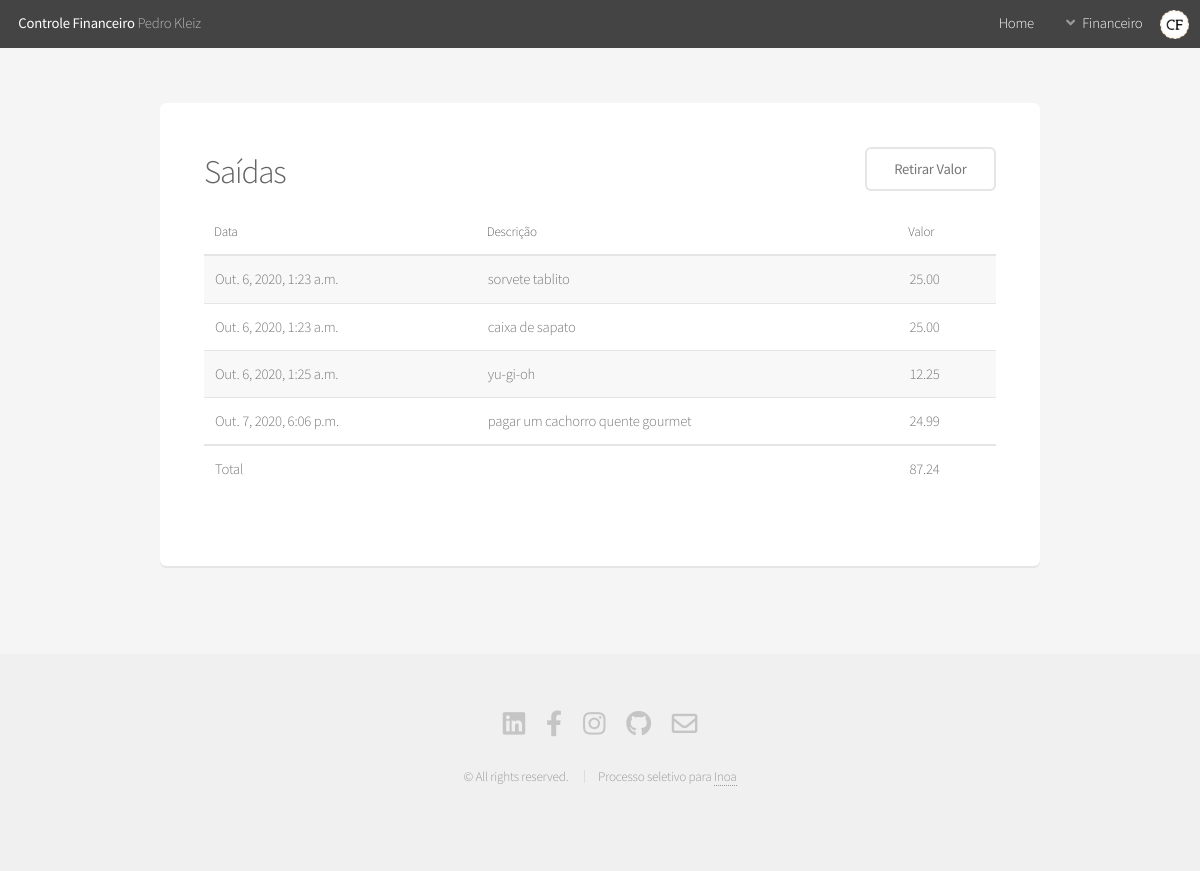
Before: /withdrawal/ with the older database file.
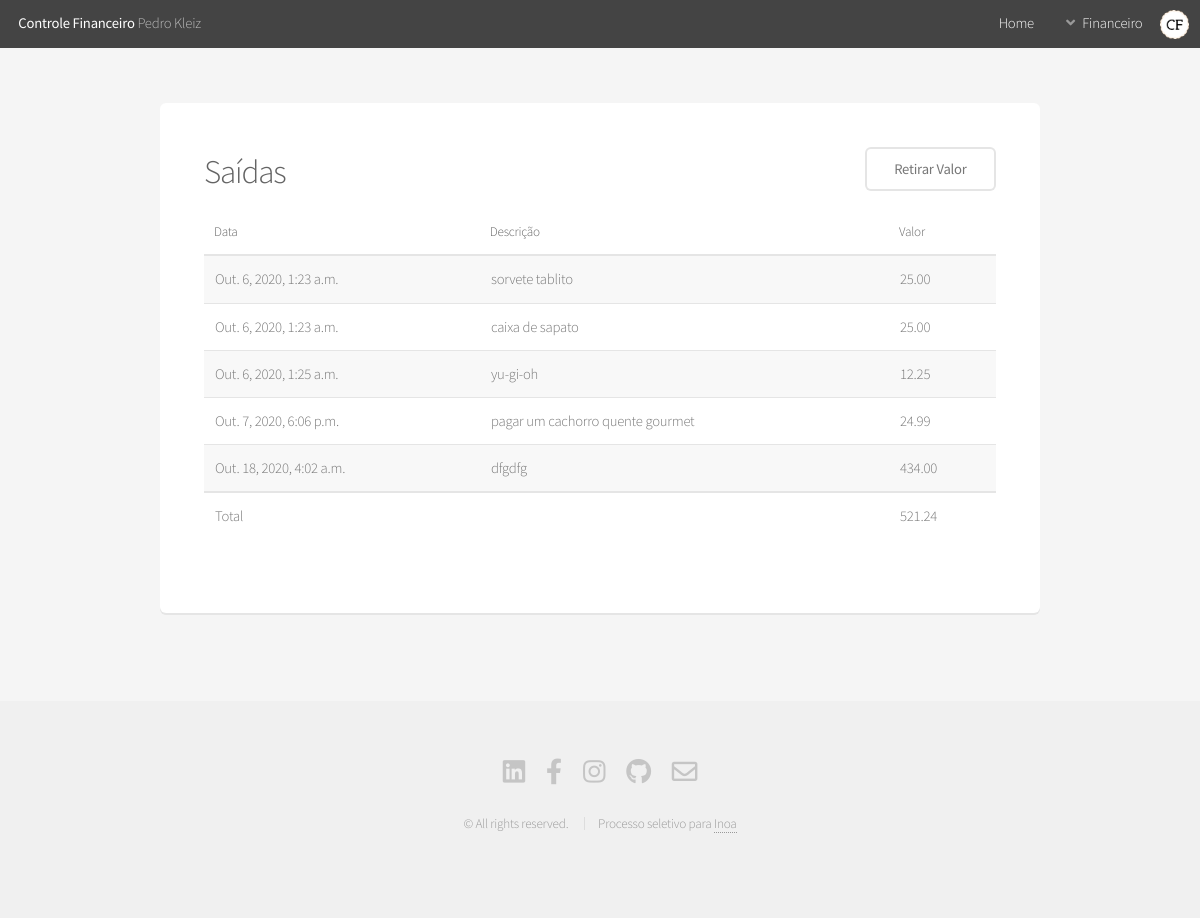
After: the same page with the newer database file.
### website/models.py (models this page shows, shortened)
class Withdrawal(models.Model):
    withdrawal_name = models.CharField(max_length=50)
    withdrawal_value = models.DecimalField(
        blank=False, null=False, max_digits=20, decimal_places=2)
    withdrawal_date = models.DateTimeField(auto_now=True)

### website/views.py (the view)
# urls.py: path('withdrawal/', withdrawal_view, name='withdrawal'),
def withdrawal_view(request):
    withdrawals = Withdrawal.objects.all()
    sumWithdrawals = Withdrawal.objects.aggregate(
        sum_withdrawals=Sum('withdrawal_value'))
    dicWithdrawalRender = {
        'sumWithdrawals': sumWithdrawals, 'withdrawals': withdrawals}
    return render(request, 'withdrawal.html', dicWithdrawalRender)

### website/templates/withdrawal.html
{% load static %} {% include 'partials/headerBlack.html' %}
<section id="main" class="container">
  <section class="box">
    <header>
      <div class="row gtr-uniform gtr-50">
        <div class="col-6 col-12-mobilep">
          <h2 class="col-6">Saídas</h2>
        </div>
        <div class="col-6 col-12-mobilep ">
          <a href="{% url 'withdrawalValue' %}" style="float: right;" class="button alt">Retirar Valor</a>
        </div>
      </div>
    </header>
    <br>
    <div class="table-wrapper">
      <table>
        <thead>
          <tr>
            <th>Data</th>
            <th>Descrição</th>
            <th>Valor</th>
          </tr>
        </thead>
        <tbody>
          {% for withdrawal in withdrawals %}
          <tr>
            <td>{{withdrawal.withdrawal_date}}</td>
            <td>{{withdrawal.withdrawal_name}}</td>
            <td>{{withdrawal.withdrawal_value}}</td>
          </tr>
          {% endfor %}
        </tbody>
        <tfoot>
          <tr>
            <td>Total</td>
            <td colspan="1"></td>
            <td>{{ sumWithdrawals.sum_withdrawals|floatformat:2 }}</td>
          </tr>
        </tfoot>
      </table>
    </div>
  </section>
</section>
{% include 'partials/footer.html' %}

Changed rows visible on the page:
added Withdrawal: withdrawal_date "Out. 18, 2020, 4:02 a.m.", withdrawal_name "dfgdfg", withdrawal_value "434.00"
Other visible differences:
{{ sumWithdrawals.sum_withdrawals|floatformat:2 }}: "87.24" → "521.24"
